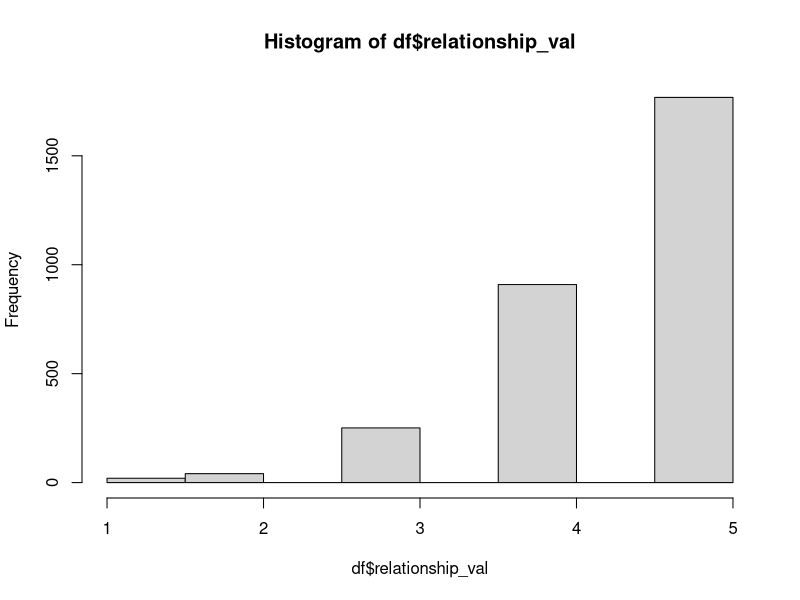
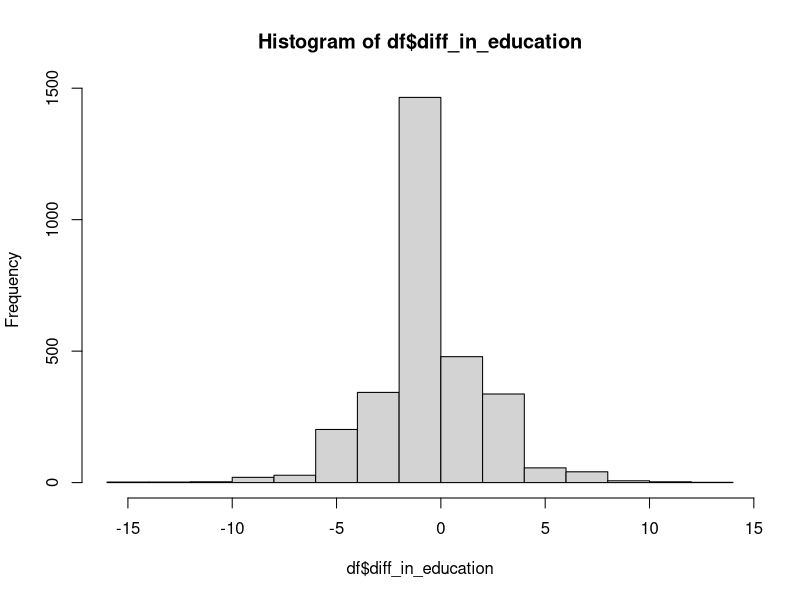
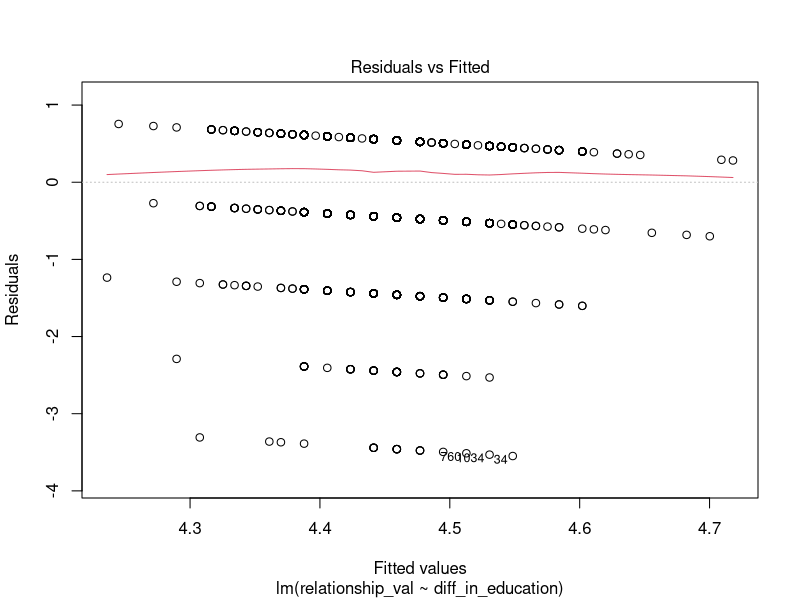
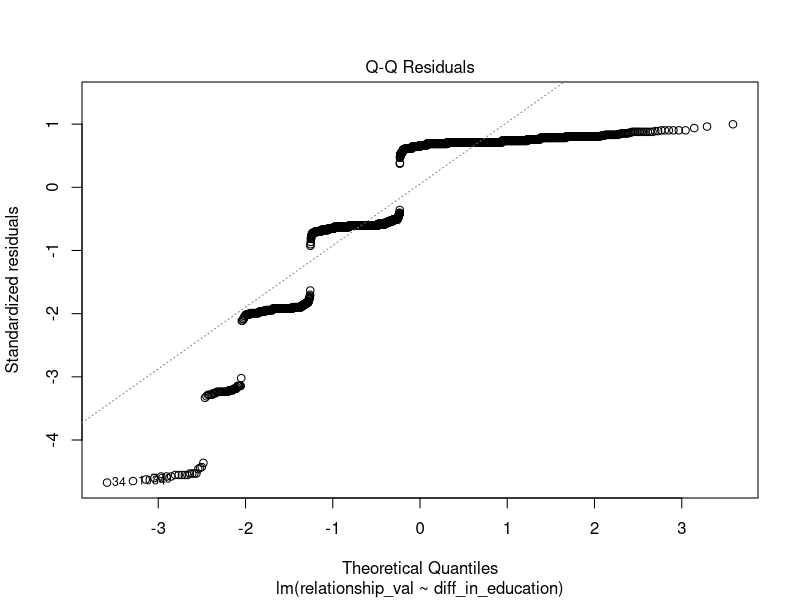
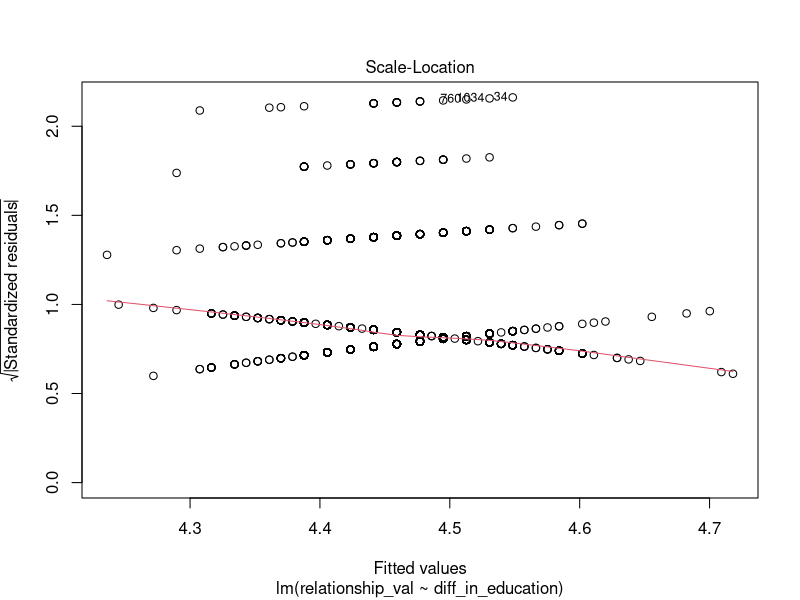
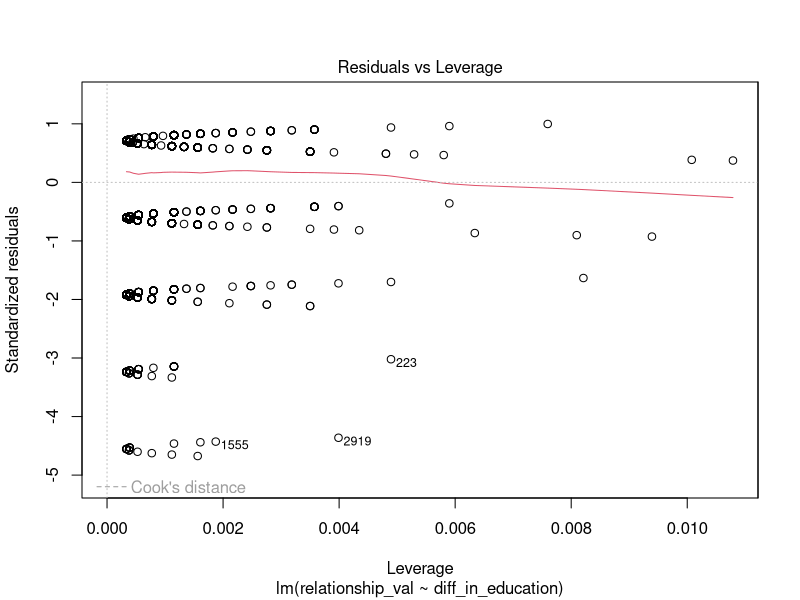
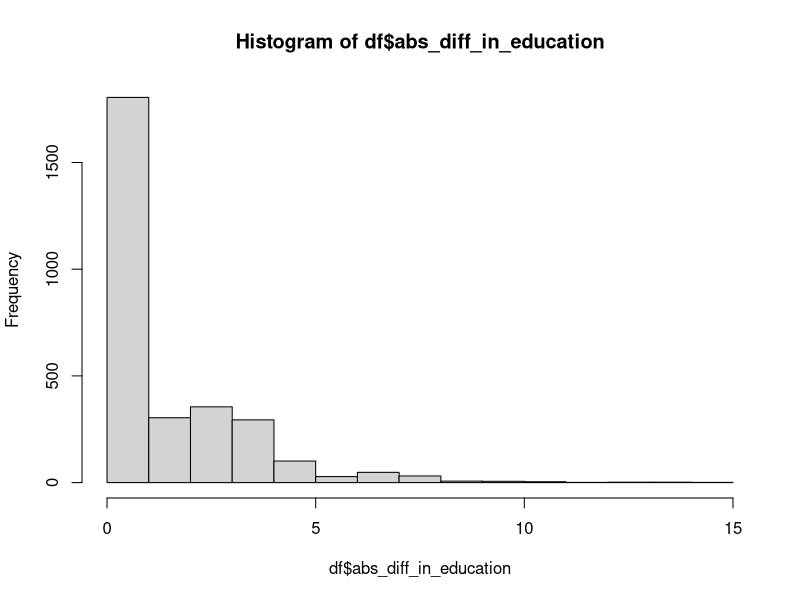
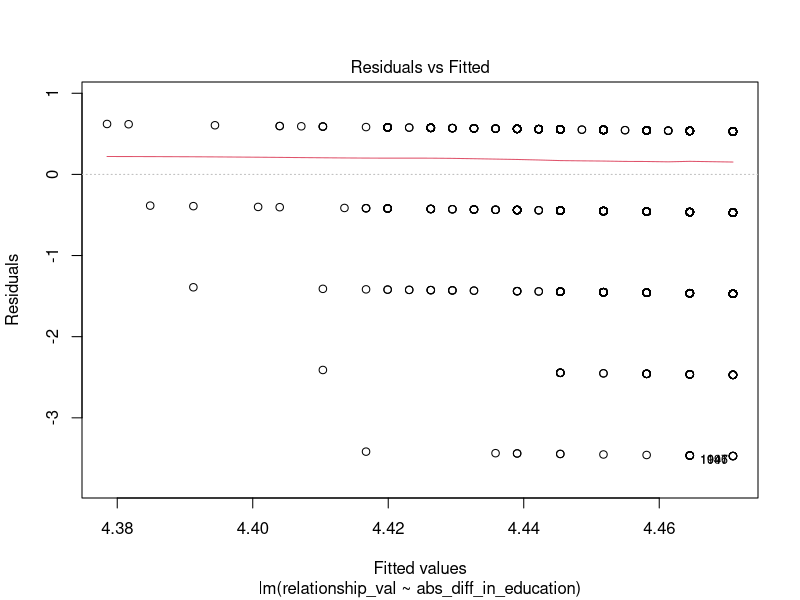

These figures' R source, in order:
## ---- chunk 1
knitr::opts_chunk$set(echo = TRUE)
rm(list = ls())
df = read.csv("cleaned_df.csv")
df$relationship_val <- as.numeric(substr(df$RELATIONSHIP_QUALITY, 2, 2))
df = df[c('relationship_val', 'diff_in_education', 'RESPONDENT_YRSED', 'PARTNER_YRSED')]
df = na.omit(df) 
## ---- chunk 2
hist(df$relationship_val)
summary(df$relationship_val)
## ---- chunk 3
hist(df$diff_in_education)
summary(df$diff_in_education)
## ---- chunk 4
mean(df$relationship_val[df$diff_in_education != 0])
mean(df$relationship_val[df$diff_in_education == 0])


var(df$relationship_val[df$diff_in_education != 0])
var(df$relationship_val[df$diff_in_education == 0])


ed_difference <- df$relationship_val[df$diff_in_education != 0]
no_ed_difference <- df$relationship_val[df$diff_in_education == 0]

model1 <- t.test(ed_difference, no_ed_difference, var.equal = FALSE)
model1
## ---- chunk 5
fit = lm(relationship_val ~ diff_in_education, data=df)
summary(fit)
## ---- chunk 6
plot(fit)
## ---- chunk 7
df$abs_diff_in_education = abs(df$diff_in_education)
hist(df$abs_diff_in_education)
summary(df$abs_diff_in_education)
## ---- chunk 8
df$abs_diff_in_education = abs(df$diff_in_education)
fit = lm(relationship_val ~ abs_diff_in_education, data=df)
summary(fit)
## ---- chunk 9
plot(fit)
## ---- chunk 10
df$respondent_vs_partner = df$diff_in_education

df$respondent_vs_partner[df$diff_in_education < 0] = 'partner' 
df$respondent_vs_partner[df$diff_in_education > 0] = 'respondent'
df$respondent_vs_partner[df$diff_in_education == 0] = 'same_ed'

barplot(prop.table(table(df$respondent_vs_partner)))
## ---- chunk 11
fit = aov(relationship_val ~ factor(respondent_vs_partner), data=df)
summary(fit)
## ---- chunk 12
plot(fit)

## ---- chunk 13
var(df[df$respondent_vs_partner == 'partner',]$relationship_val)
var(df[df$respondent_vs_partner == 'respondent',]$relationship_val)
var(df[df$respondent_vs_partner == 'same_ed',]$relationship_val)
## ---- chunk 14
mean(df$relationship_val[df$respondent_vs_partner == 'partner'])
mean(df$relationship_val[df$respondent_vs_partner == 'respondent'])
mean(df$relationship_val[df$respondent_vs_partner == 'same_ed'])
## ---- chunk 15
summary(aov(relationship_val ~ factor(RESPONDENT_YRSED) + factor(PARTNER_YRSED), data=df))
summary(aov(relationship_val ~ factor(RESPONDENT_YRSED)*factor(PARTNER_YRSED), data=df))
## ---- chunk 16
df$large_diff_in_education <- ifelse(df$abs_diff_in_education >= 4.0, "large", "not large")

summary(aov(relationship_val ~ factor(large_diff_in_education), data=df))
## ---- chunk 17
plot(df$abs_diff_in_education, df$relationship_val)
## ---- chunk 18

fit = lm(relationship_val ~ abs_diff_in_education, data=df)
qqnorm(fit$residuals)
qqline(fit$residuals)

## ---- chunk 19

par(mfrow=c(2,2),mar=c(5,4,2,1))
plot(fit)

## ---- chunk 20
df_different_education <- df[df$abs_diff_in_education!=0.0,]
hist(df_different_education$abs_diff_in_education)
summary(df_different_education$abs_diff_in_education)
## ---- chunk 21
summary(lm(relationship_val ~ abs_diff_in_education, data=df_different_education))
## ---- chunk 22
summary(glm(relationship_val ~ factor(respondent_vs_partner), data = df, family=poisson))$coef
